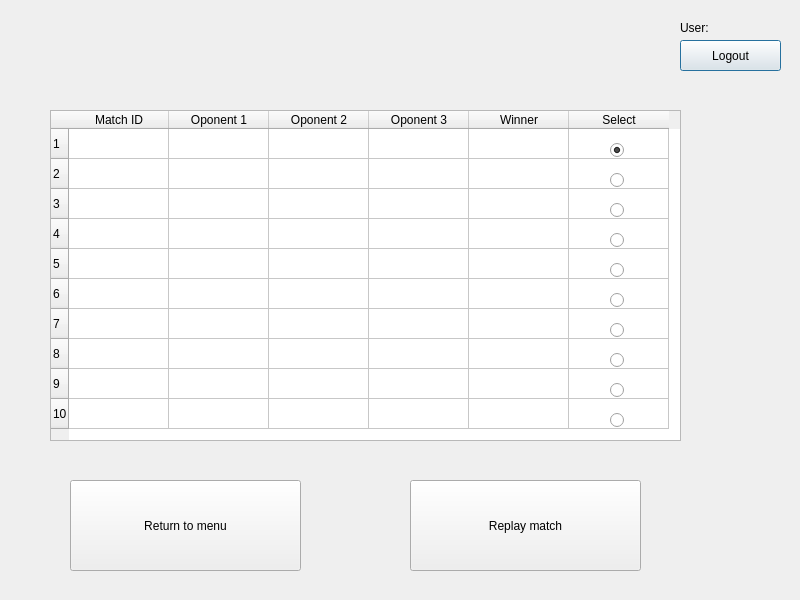
<?xml version="1.0" encoding="UTF-8"?>
<ui version="4.0">
 <class>History_GUI</class>
 <widget class="QDialog" name="History_GUI">
  <property name="geometry">
   <rect>
    <x>0</x>
    <y>0</y>
    <width>800</width>
    <height>600</height>
   </rect>
  </property>
  <property name="windowTitle">
   <string>History_GUI</string>
  </property>
  <widget class="QTableWidget" name="tableWidget">
   <property name="geometry">
    <rect>
     <x>50</x>
     <y>110</y>
     <width>631</width>
     <height>331</height>
    </rect>
   </property>
   <row>
    <property name="text">
     <string>1</string>
    </property>
   </row>
   <row>
    <property name="text">
     <string>2</string>
    </property>
   </row>
   <row>
    <property name="text">
     <string>3</string>
    </property>
   </row>
   <row>
    <property name="text">
     <string>4</string>
    </property>
   </row>
   <row>
    <property name="text">
     <string>5</string>
    </property>
   </row>
   <row>
    <property name="text">
     <string>6</string>
    </property>
   </row>
   <row>
    <property name="text">
     <string>7</string>
    </property>
   </row>
   <row>
    <property name="text">
     <string>8</string>
    </property>
   </row>
   <row>
    <property name="text">
     <string>9</string>
    </property>
   </row>
   <row>
    <property name="text">
     <string>10</string>
    </property>
   </row>
   <column>
    <property name="text">
     <string>Match ID</string>
    </property>
   </column>
   <column>
    <property name="text">
     <string>Oponent 1</string>
    </property>
   </column>
   <column>
    <property name="text">
     <string>Oponent 2</string>
    </property>
   </column>
   <column>
    <property name="text">
     <string>Oponent 3</string>
    </property>
   </column>
   <column>
    <property name="text">
     <string>Winner</string>
    </property>
   </column>
   <column>
    <property name="text">
     <string>Select</string>
    </property>
   </column>
   <item row="0" column="0">
    <property name="flags">
     <set>ItemIsDragEnabled|ItemIsDropEnabled|ItemIsUserCheckable|ItemIsEnabled</set>
    </property>
   </item>
   <item row="0" column="1">
    <property name="flags">
     <set>ItemIsDragEnabled|ItemIsDropEnabled|ItemIsUserCheckable|ItemIsEnabled</set>
    </property>
   </item>
   <item row="0" column="2">
    <property name="flags">
     <set>ItemIsDragEnabled|ItemIsDropEnabled|ItemIsUserCheckable|ItemIsEnabled</set>
    </property>
   </item>
   <item row="0" column="3">
    <property name="flags">
     <set>ItemIsDragEnabled|ItemIsDropEnabled|ItemIsUserCheckable|ItemIsEnabled</set>
    </property>
   </item>
   <item row="0" column="4">
    <property name="flags">
     <set>ItemIsDragEnabled|ItemIsDropEnabled|ItemIsUserCheckable|ItemIsEnabled</set>
    </property>
   </item>
   <item row="0" column="5">
    <property name="flags">
     <set>ItemIsDragEnabled|ItemIsDropEnabled|ItemIsUserCheckable|ItemIsEnabled</set>
    </property>
   </item>
   <item row="1" column="0">
    <property name="flags">
     <set>ItemIsDragEnabled|ItemIsDropEnabled|ItemIsUserCheckable|ItemIsEnabled</set>
    </property>
   </item>
   <item row="1" column="1">
    <property name="flags">
     <set>ItemIsDragEnabled|ItemIsDropEnabled|ItemIsUserCheckable|ItemIsEnabled</set>
    </property>
   </item>
   <item row="1" column="2">
    <property name="flags">
     <set>ItemIsDragEnabled|ItemIsDropEnabled|ItemIsUserCheckable|ItemIsEnabled</set>
    </property>
   </item>
   <item row="1" column="3">
    <property name="flags">
     <set>ItemIsDragEnabled|ItemIsDropEnabled|ItemIsUserCheckable|ItemIsEnabled</set>
    </property>
   </item>
   <item row="1" column="4">
    <property name="flags">
     <set>ItemIsDragEnabled|ItemIsDropEnabled|ItemIsUserCheckable|ItemIsEnabled</set>
    </property>
   </item>
   <item row="1" column="5">
    <property name="flags">
     <set>ItemIsDragEnabled|ItemIsDropEnabled|ItemIsUserCheckable|ItemIsEnabled</set>
    </property>
   </item>
   <item row="2" column="0">
    <property name="flags">
     <set>ItemIsDragEnabled|ItemIsDropEnabled|ItemIsUserCheckable|ItemIsEnabled</set>
    </property>
   </item>
   <item row="2" column="1">
    <property name="flags">
     <set>ItemIsDragEnabled|ItemIsDropEnabled|ItemIsUserCheckable|ItemIsEnabled</set>
    </property>
   </item>
   <item row="2" column="2">
    <property name="flags">
     <set>ItemIsDragEnabled|ItemIsDropEnabled|ItemIsUserCheckable|ItemIsEnabled</set>
    </property>
   </item>
   <item row="2" column="3">
    <property name="flags">
     <set>ItemIsDragEnabled|ItemIsDropEnabled|ItemIsUserCheckable|ItemIsEnabled</set>
    </property>
   </item>
   <item row="2" column="4">
    <property name="flags">
     <set>ItemIsDragEnabled|ItemIsDropEnabled|ItemIsUserCheckable|ItemIsEnabled</set>
    </property>
   </item>
   <item row="2" column="5">
    <property name="flags">
     <set>ItemIsDragEnabled|ItemIsDropEnabled|ItemIsUserCheckable|ItemIsEnabled</set>
    </property>
   </item>
   <item row="3" column="0">
    <property name="flags">
     <set>ItemIsDragEnabled|ItemIsDropEnabled|ItemIsUserCheckable|ItemIsEnabled</set>
    </property>
   </item>
   <item row="3" column="1">
    <property name="flags">
     <set>ItemIsDragEnabled|ItemIsDropEnabled|ItemIsUserCheckable|ItemIsEnabled</set>
    </property>
   </item>
   <item row="3" column="2">
    <property name="flags">
     <set>ItemIsDragEnabled|ItemIsDropEnabled|ItemIsUserCheckable|ItemIsEnabled</set>
    </property>
   </item>
   <item row="3" column="3">
    <property name="flags">
     <set>ItemIsDragEnabled|ItemIsDropEnabled|ItemIsUserCheckable|ItemIsEnabled</set>
    </property>
   </item>
   <item row="3" column="4">
    <property name="flags">
     <set>ItemIsDragEnabled|ItemIsDropEnabled|ItemIsUserCheckable|ItemIsEnabled</set>
    </property>
   </item>
   <item row="3" column="5">
    <property name="flags">
     <set>ItemIsDragEnabled|ItemIsDropEnabled|ItemIsUserCheckable|ItemIsEnabled</set>
    </property>
   </item>
   <item row="4" column="0">
    <property name="flags">
     <set>ItemIsDragEnabled|ItemIsDropEnabled|ItemIsUserCheckable|ItemIsEnabled</set>
    </property>
   </item>
   <item row="4" column="1">
    <property name="flags">
     <set>ItemIsDragEnabled|ItemIsDropEnabled|ItemIsUserCheckable|ItemIsEnabled</set>
    </property>
   </item>
   <item row="4" column="2">
    <property name="flags">
     <set>ItemIsDragEnabled|ItemIsDropEnabled|ItemIsUserCheckable|ItemIsEnabled</set>
    </property>
   </item>
   <item row="4" column="3">
    <property name="flags">
     <set>ItemIsDragEnabled|ItemIsDropEnabled|ItemIsUserCheckable|ItemIsEnabled</set>
    </property>
   </item>
   <item row="4" column="4">
    <property name="flags">
     <set>ItemIsDragEnabled|ItemIsDropEnabled|ItemIsUserCheckable|ItemIsEnabled</set>
    </property>
   </item>
   <item row="4" column="5">
    <property name="flags">
     <set>ItemIsDragEnabled|ItemIsDropEnabled|ItemIsUserCheckable|ItemIsEnabled</set>
    </property>
   </item>
   <item row="5" column="0">
    <property name="flags">
     <set>ItemIsDragEnabled|ItemIsDropEnabled|ItemIsUserCheckable|ItemIsEnabled</set>
    </property>
   </item>
   <item row="5" column="1">
    <property name="flags">
     <set>ItemIsDragEnabled|ItemIsDropEnabled|ItemIsUserCheckable|ItemIsEnabled</set>
    </property>
   </item>
   <item row="5" column="2">
    <property name="flags">
     <set>ItemIsDragEnabled|ItemIsDropEnabled|ItemIsUserCheckable|ItemIsEnabled</set>
    </property>
   </item>
   <item row="5" column="3">
    <property name="flags">
     <set>ItemIsDragEnabled|ItemIsDropEnabled|ItemIsUserCheckable|ItemIsEnabled</set>
    </property>
   </item>
   <item row="5" column="4">
    <property name="flags">
     <set>ItemIsDragEnabled|ItemIsDropEnabled|ItemIsUserCheckable|ItemIsEnabled</set>
    </property>
   </item>
   <item row="5" column="5">
    <property name="flags">
     <set>ItemIsDragEnabled|ItemIsDropEnabled|ItemIsUserCheckable|ItemIsEnabled</set>
    </property>
   </item>
   <item row="6" column="0">
    <property name="flags">
     <set>ItemIsDragEnabled|ItemIsDropEnabled|ItemIsUserCheckable|ItemIsEnabled</set>
    </property>
   </item>
   <item row="6" column="1">
    <property name="flags">
     <set>ItemIsDragEnabled|ItemIsDropEnabled|ItemIsUserCheckable|ItemIsEnabled</set>
    </property>
   </item>
   <item row="6" column="2">
    <property name="flags">
     <set>ItemIsDragEnabled|ItemIsDropEnabled|ItemIsUserCheckable|ItemIsEnabled</set>
    </property>
   </item>
   <item row="6" column="3">
    <property name="flags">
     <set>ItemIsDragEnabled|ItemIsDropEnabled|ItemIsUserCheckable|ItemIsEnabled</set>
    </property>
   </item>
   <item row="6" column="4">
    <property name="flags">
     <set>ItemIsDragEnabled|ItemIsDropEnabled|ItemIsUserCheckable|ItemIsEnabled</set>
    </property>
   </item>
   <item row="6" column="5">
    <property name="flags">
     <set>ItemIsDragEnabled|ItemIsDropEnabled|ItemIsUserCheckable|ItemIsEnabled</set>
    </property>
   </item>
   <item row="7" column="0">
    <property name="flags">
     <set>ItemIsDragEnabled|ItemIsDropEnabled|ItemIsUserCheckable|ItemIsEnabled</set>
    </property>
   </item>
   <item row="7" column="1">
    <property name="flags">
     <set>ItemIsDragEnabled|ItemIsDropEnabled|ItemIsUserCheckable|ItemIsEnabled</set>
    </property>
   </item>
   <item row="7" column="2">
    <property name="flags">
     <set>ItemIsDragEnabled|ItemIsDropEnabled|ItemIsUserCheckable|ItemIsEnabled</set>
    </property>
   </item>
   <item row="7" column="3">
    <property name="flags">
     <set>ItemIsDragEnabled|ItemIsDropEnabled|ItemIsUserCheckable|ItemIsEnabled</set>
    </property>
   </item>
   <item row="7" column="4">
    <property name="flags">
     <set>ItemIsDragEnabled|ItemIsDropEnabled|ItemIsUserCheckable|ItemIsEnabled</set>
    </property>
   </item>
   <item row="7" column="5">
    <property name="flags">
     <set>ItemIsDragEnabled|ItemIsDropEnabled|ItemIsUserCheckable|ItemIsEnabled</set>
    </property>
   </item>
   <item row="8" column="0">
    <property name="flags">
     <set>ItemIsDragEnabled|ItemIsDropEnabled|ItemIsUserCheckable|ItemIsEnabled</set>
    </property>
   </item>
   <item row="8" column="1">
    <property name="flags">
     <set>ItemIsDragEnabled|ItemIsDropEnabled|ItemIsUserCheckable|ItemIsEnabled</set>
    </property>
   </item>
   <item row="8" column="2">
    <property name="flags">
     <set>ItemIsDragEnabled|ItemIsDropEnabled|ItemIsUserCheckable|ItemIsEnabled</set>
    </property>
   </item>
   <item row="8" column="3">
    <property name="flags">
     <set>ItemIsDragEnabled|ItemIsDropEnabled|ItemIsUserCheckable|ItemIsEnabled</set>
    </property>
   </item>
   <item row="8" column="4">
    <property name="flags">
     <set>ItemIsDragEnabled|ItemIsDropEnabled|ItemIsUserCheckable|ItemIsEnabled</set>
    </property>
   </item>
   <item row="8" column="5">
    <property name="flags">
     <set>ItemIsDragEnabled|ItemIsDropEnabled|ItemIsUserCheckable|ItemIsEnabled</set>
    </property>
   </item>
   <item row="9" column="0">
    <property name="flags">
     <set>ItemIsDragEnabled|ItemIsDropEnabled|ItemIsUserCheckable|ItemIsEnabled</set>
    </property>
   </item>
   <item row="9" column="1">
    <property name="flags">
     <set>ItemIsDragEnabled|ItemIsDropEnabled|ItemIsUserCheckable|ItemIsEnabled</set>
    </property>
   </item>
   <item row="9" column="2">
    <property name="flags">
     <set>ItemIsDragEnabled|ItemIsDropEnabled|ItemIsUserCheckable|ItemIsEnabled</set>
    </property>
   </item>
   <item row="9" column="3">
    <property name="flags">
     <set>ItemIsDragEnabled|ItemIsDropEnabled|ItemIsUserCheckable|ItemIsEnabled</set>
    </property>
   </item>
   <item row="9" column="4">
    <property name="flags">
     <set>ItemIsDragEnabled|ItemIsDropEnabled|ItemIsUserCheckable|ItemIsEnabled</set>
    </property>
   </item>
   <item row="9" column="5">
    <property name="flags">
     <set>ItemIsDragEnabled|ItemIsDropEnabled|ItemIsUserCheckable|ItemIsEnabled</set>
    </property>
   </item>
  </widget>
  <widget class="QPushButton" name="pushButton_logout">
   <property name="geometry">
    <rect>
     <x>680</x>
     <y>40</y>
     <width>101</width>
     <height>31</height>
    </rect>
   </property>
   <property name="text">
    <string>Logout</string>
   </property>
  </widget>
  <widget class="QLabel" name="label_user">
   <property name="geometry">
    <rect>
     <x>680</x>
     <y>20</y>
     <width>31</width>
     <height>16</height>
    </rect>
   </property>
   <property name="text">
    <string>User:</string>
   </property>
  </widget>
  <widget class="QLabel" name="label_name">
   <property name="geometry">
    <rect>
     <x>720</x>
     <y>20</y>
     <width>55</width>
     <height>16</height>
    </rect>
   </property>
   <property name="text">
    <string>&lt;login&gt;</string>
   </property>
  </widget>
  <widget class="QPushButton" name="pushButton_return">
   <property name="geometry">
    <rect>
     <x>70</x>
     <y>480</y>
     <width>231</width>
     <height>91</height>
    </rect>
   </property>
   <property name="text">
    <string>Return to menu</string>
   </property>
  </widget>
  <widget class="QRadioButton" name="radioButton_1">
   <property name="geometry">
    <rect>
     <x>610</x>
     <y>140</y>
     <width>89</width>
     <height>20</height>
    </rect>
   </property>
   <property name="text">
    <string/>
   </property>
   <property name="checked">
    <bool>true</bool>
   </property>
   <attribute name="buttonGroup">
    <string notr="true">buttonGroup</string>
   </attribute>
  </widget>
  <widget class="QRadioButton" name="radioButton_2">
   <property name="geometry">
    <rect>
     <x>610</x>
     <y>170</y>
     <width>89</width>
     <height>20</height>
    </rect>
   </property>
   <property name="text">
    <string/>
   </property>
   <attribute name="buttonGroup">
    <string notr="true">buttonGroup</string>
   </attribute>
  </widget>
  <widget class="QRadioButton" name="radioButton_3">
   <property name="geometry">
    <rect>
     <x>610</x>
     <y>200</y>
     <width>89</width>
     <height>20</height>
    </rect>
   </property>
   <property name="text">
    <string/>
   </property>
   <attribute name="buttonGroup">
    <string notr="true">buttonGroup</string>
   </attribute>
  </widget>
  <widget class="QRadioButton" name="radioButton_4">
   <property name="geometry">
    <rect>
     <x>610</x>
     <y>230</y>
     <width>89</width>
     <height>20</height>
    </rect>
   </property>
   <property name="text">
    <string/>
   </property>
   <attribute name="buttonGroup">
    <string notr="true">buttonGroup</string>
   </attribute>
  </widget>
  <widget class="QRadioButton" name="radioButton_5">
   <property name="geometry">
    <rect>
     <x>610</x>
     <y>260</y>
     <width>89</width>
     <height>20</height>
    </rect>
   </property>
   <property name="text">
    <string/>
   </property>
   <attribute name="buttonGroup">
    <string notr="true">buttonGroup</string>
   </attribute>
  </widget>
  <widget class="QRadioButton" name="radioButton_6">
   <property name="geometry">
    <rect>
     <x>610</x>
     <y>290</y>
     <width>89</width>
     <height>20</height>
    </rect>
   </property>
   <property name="text">
    <string/>
   </property>
   <attribute name="buttonGroup">
    <string notr="true">buttonGroup</string>
   </attribute>
  </widget>
  <widget class="QRadioButton" name="radioButton_7">
   <property name="geometry">
    <rect>
     <x>610</x>
     <y>320</y>
     <width>89</width>
     <height>20</height>
    </rect>
   </property>
   <property name="text">
    <string/>
   </property>
   <attribute name="buttonGroup">
    <string notr="true">buttonGroup</string>
   </attribute>
  </widget>
  <widget class="QRadioButton" name="radioButton_8">
   <property name="geometry">
    <rect>
     <x>610</x>
     <y>350</y>
     <width>89</width>
     <height>20</height>
    </rect>
   </property>
   <property name="text">
    <string/>
   </property>
   <attribute name="buttonGroup">
    <string notr="true">buttonGroup</string>
   </attribute>
  </widget>
  <widget class="QRadioButton" name="radioButton_9">
   <property name="geometry">
    <rect>
     <x>610</x>
     <y>380</y>
     <width>89</width>
     <height>20</height>
    </rect>
   </property>
   <property name="text">
    <string/>
   </property>
   <attribute name="buttonGroup">
    <string notr="true">buttonGroup</string>
   </attribute>
  </widget>
  <widget class="QPushButton" name="pushButton_replay">
   <property name="geometry">
    <rect>
     <x>410</x>
     <y>480</y>
     <width>231</width>
     <height>91</height>
    </rect>
   </property>
   <property name="text">
    <string>Replay match</string>
   </property>
  </widget>
  <widget class="QRadioButton" name="radioButton_10">
   <property name="geometry">
    <rect>
     <x>610</x>
     <y>410</y>
     <width>89</width>
     <height>20</height>
    </rect>
   </property>
   <property name="text">
    <string/>
   </property>
   <attribute name="buttonGroup">
    <string notr="true">buttonGroup</string>
   </attribute>
  </widget>
  <zorder>tableWidget</zorder>
  <zorder>pushButton_logout</zorder>
  <zorder>label_user</zorder>
  <zorder>label_name</zorder>
  <zorder>pushButton_return</zorder>
  <zorder>radioButton_1</zorder>
  <zorder>radioButton_2</zorder>
  <zorder>radioButton_3</zorder>
  <zorder>radioButton_4</zorder>
  <zorder>radioButton_5</zorder>
  <zorder>radioButton_7</zorder>
  <zorder>radioButton_8</zorder>
  <zorder>radioButton_9</zorder>
  <zorder>pushButton_replay</zorder>
  <zorder>radioButton_10</zorder>
  <zorder>radioButton_6</zorder>
 </widget>
 <layoutdefault spacing="6" margin="11"/>
 <resources/>
 <connections/>
 <buttongroups>
  <buttongroup name="buttonGroup"/>
 </buttongroups>
</ui>
